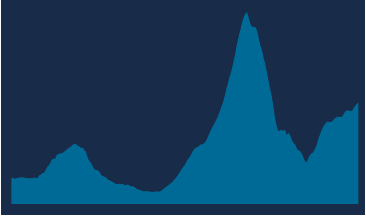

This figure's R source:
# Minimal plot of the housing bubble
library(quantmod)
library(ggplot2)

# Create bare theme
theme_bare <- function() {
    theme(axis.line  = element_blank(),
    axis.text.x      = element_blank(),
    axis.text.y      = element_blank(),
    axis.ticks       = element_blank(),
    axis.title.x     = element_blank(),
    axis.title.y     = element_blank(),
    legend.position  = "none",
    panel.background = element_blank(),
    panel.border     = element_blank(),
    panel.grid.major = element_blank(),
    panel.grid.minor = element_blank(),
    plot.background  = element_rect(fill = "#182B49"))
}

# Download housing and rent data from FRED, then merge results
getSymbols(c("CSUSHPISA", "CUSR0000SEHC"), src = "FRED")
bubble.df <- merge(CSUSHPISA, CUSR0000SEHC)

# Calculate price to rent ratio
bubble.df$pr.ratio <- with(bubble.df, CSUSHPISA / CUSR0000SEHC)

# Remove missing values and convert to data.frame
bubble.df <- data.frame(na.omit(bubble.df))

# Extract dates into variable
bubble.df$date <- as.Date(rownames(bubble.df))

# Rescale to January 1998
scaling.factor <- as.numeric(bubble.df['1991-12-01', "pr.ratio"])
bubble.df$pr.ratio <- bubble.df$pr.ratio / scaling.factor

# Plot
ylims       <- c(floor(min(bubble.df$pr.ratio) * 10) / 10, 
                 ceiling(max(bubble.df$pr.ratio) * 10) / 10)
p           <- ggplot(bubble.df, aes(x = date, y = pr.ratio))
bubble.plot <- p + geom_area(fill = "#006A96")                   +
                   coord_cartesian(ylim = ylims, expand = FALSE) +
                   theme_bare()

# Export
ggsave(bubble.plot, file = "house-bubble.pdf", height = 2.16, width  = 3.66)

